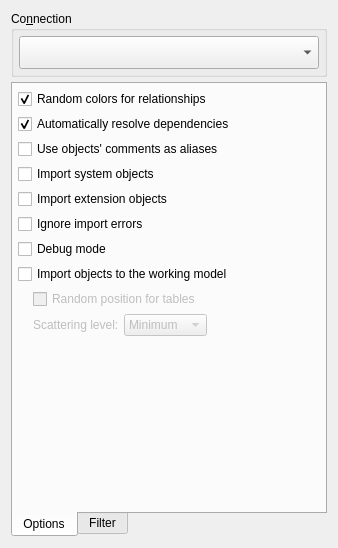
            <widget class="QWidget" name="layoutWidget">
             <layout class="QVBoxLayout" name="verticalLayout">
              <property name="spacing">
               <number>5</number>
              </property>
              <item>
               <widget class="QGroupBox" name="connection_gb">
                <property name="focusPolicy">
                 <enum>Qt::FocusPolicy::TabFocus</enum>
                </property>
                <property name="title">
                 <string>Co&amp;nnection</string>
                </property>
                <layout class="QHBoxLayout" name="horizontalLayout">
                 <property name="spacing">
                  <number>5</number>
                 </property>
                 <property name="leftMargin">
                  <number>5</number>
                 </property>
                 <property name="topMargin">
                  <number>5</number>
                 </property>
                 <property name="rightMargin">
                  <number>5</number>
                 </property>
                 <property name="bottomMargin">
                  <number>5</number>
                 </property>
                 <item>
                  <widget class="QComboBox" name="connections_cmb">
                   <property name="sizePolicy">
                    <sizepolicy hsizetype="Expanding" vsizetype="Fixed">
                     <horstretch>0</horstretch>
                     <verstretch>0</verstretch>
                    </sizepolicy>
                   </property>
                   <property name="sizeAdjustPolicy">
                    <enum>QComboBox::SizeAdjustPolicy::AdjustToMinimumContentsLengthWithIcon</enum>
                   </property>
                   <property name="iconSize">
                    <size>
                     <width>25</width>
                     <height>25</height>
                    </size>
                   </property>
                  </widget>
                 </item>
                </layout>
               </widget>
              </item>
              <item>
               <widget class="QTabWidget" name="options_tbw">
                <property name="sizePolicy">
                 <sizepolicy hsizetype="Preferred" vsizetype="Expanding">
                  <horstretch>0</horstretch>
                  <verstretch>0</verstretch>
                 </sizepolicy>
                </property>
                <property name="focusPolicy">
                 <enum>Qt::FocusPolicy::NoFocus</enum>
                </property>
                <property name="tabPosition">
                 <enum>QTabWidget::TabPosition::South</enum>
                </property>
                <property name="currentIndex">
                 <number>0</number>
                </property>
                <property name="iconSize">
                 <size>
                  <width>25</width>
                  <height>25</height>
                 </size>
                </property>
                <widget class="QWidget" name="options_pg">
                 <attribute name="title">
                  <string>Options</string>
                 </attribute>
                 <layout class="QGridLayout" name="gridLayout_2">
                  <property name="leftMargin">
                   <number>5</number>
                  </property>
                  <property name="topMargin">
                   <number>5</number>
                  </property>
                  <property name="rightMargin">
                   <number>5</number>
                  </property>
                  <property name="bottomMargin">
                   <number>5</number>
                  </property>
                  <property name="spacing">
                   <number>5</number>
                  </property>
                  <item row="5" column="0" colspan="5">
                   <widget class="QCheckBox" name="rand_rel_color_chk">
                    <property name="sizePolicy">
                     <sizepolicy hsizetype="Preferred" vsizetype="Fixed">
                      <horstretch>0</horstretch>
                      <verstretch>0</verstretch>
                     </sizepolicy>
                    </property>
                    <property name="toolTip">
                     <string>&lt;p&gt;Random colors will be assigned to imported relationships facilitating the identification of links between tables mainly in large models.&lt;/p&gt;</string>
                    </property>
                    <property name="statusTip">
                     <string/>
                    </property>
                    <property name="text">
                     <string>Random colors for relationships</string>
                    </property>
                    <property name="checked">
                     <bool>true</bool>
                    </property>
                   </widget>
                  </item>
                  <item row="11" column="0" colspan="5">
                   <widget class="QCheckBox" name="debug_mode_chk">
                    <property name="sizePolicy">
                     <sizepolicy hsizetype="Preferred" vsizetype="Fixed">
                      <horstretch>0</horstretch>
                      <verstretch>0</verstretch>
                     </sizepolicy>
                    </property>
                    <property name="toolTip">
                     <string>&lt;p&gt;All catalog queries and the created objects' source code are printed on the standard output (stdout) and the &lt;strong&gt;Debug&lt;/strong&gt; tab. This option prevents the automatic closing of the import dialog when the reverse engineering process finishes.&lt;/p&gt;</string>
                    </property>
                    <property name="statusTip">
                     <string/>
                    </property>
                    <property name="whatsThis">
                     <string/>
                    </property>
                    <property name="text">
                     <string>Debug mode</string>
                    </property>
                   </widget>
                  </item>
                  <item row="14" column="0" colspan="6">
                   <spacer name="verticalSpacer">
                    <property name="orientation">
                     <enum>Qt::Orientation::Vertical</enum>
                    </property>
                    <property name="sizeHint" stdset="0">
                     <size>
                      <width>302</width>
                      <height>168</height>
                     </size>
                    </property>
                   </spacer>
                  </item>
                  <item row="12" column="0">
                   <widget class="QCheckBox" name="import_to_model_chk">
                    <property name="sizePolicy">
                     <sizepolicy hsizetype="Preferred" vsizetype="Fixed">
                      <horstretch>0</horstretch>
                      <verstretch>0</verstretch>
                     </sizepolicy>
                    </property>
                    <property name="toolTip">
                     <string>&lt;p&gt;Create all imported objects in the current working model instead of creating a new one. This option implies in ignoring any import error.&lt;/p&gt;</string>
                    </property>
                    <property name="statusTip">
                     <string/>
                    </property>
                    <property name="text">
                     <string>Import objects to the working model</string>
                    </property>
                    <property name="checked">
                     <bool>false</bool>
                    </property>
                   </widget>
                  </item>
                  <item row="8" column="0" colspan="5">
                   <widget class="QCheckBox" name="import_sys_objs_chk">
                    <property name="sizePolicy">
                     <sizepolicy hsizetype="Preferred" vsizetype="Fixed">
                      <horstretch>0</horstretch>
                      <verstretch>0</verstretch>
                     </sizepolicy>
                    </property>
                    <property name="toolTip">
                     <string>&lt;p&gt;Enables the import of system built-in objects. It's recommend to select only those objects that are directly referenced by the ones to be imported. WARNING: Try to import a huge set of system objects can bloat the resultant model or even crash pgModeler due to memory/cpu overuse.&lt;/p&gt;</string>
                    </property>
                    <property name="statusTip">
                     <string/>
                    </property>
                    <property name="whatsThis">
                     <string/>
                    </property>
                    <property name="text">
                     <string>Import system objects</string>
                    </property>
                   </widget>
                  </item>
                  <item row="13" column="0" colspan="6">
                   <layout class="QVBoxLayout" name="verticalLayout_5">
                    <property name="spacing">
                     <number>5</number>
                    </property>
                    <property name="leftMargin">
                     <number>15</number>
                    </property>
                    <property name="bottomMargin">
                     <number>0</number>
                    </property>
                    <item>
                     <widget class="QCheckBox" name="rand_obj_pos_chk">
                      <property name="enabled">
                       <bool>false</bool>
                      </property>
                      <property name="toolTip">
                       <string>&lt;p&gt;When checked this option causes the imported tables to be placed in random positions without changing the positions of the objects previously existing on the model. If this option is unchecked, all tables will be placed at the position (0, 0).&lt;/p&gt;</string>
                      </property>
                      <property name="text">
                       <string>Random position for tables</string>
                      </property>
                     </widget>
                    </item>
                    <item>
                     <layout class="QHBoxLayout" name="horizontalLayout_5">
                      <property name="spacing">
                       <number>5</number>
                      </property>
                      <property name="leftMargin">
                       <number>0</number>
                      </property>
                      <property name="bottomMargin">
                       <number>0</number>
                      </property>
                      <item>
                       <widget class="QLabel" name="scattering_lvl_lbl">
                        <property name="enabled">
                         <bool>false</bool>
                        </property>
                        <property name="text">
                         <string>Scattering level:</string>
                        </property>
                       </widget>
                      </item>
                      <item>
                       <widget class="QComboBox" name="scattering_lvl_cmb">
                        <property name="enabled">
                         <bool>false</bool>
                        </property>
                        <property name="toolTip">
                         <string>&lt;p&gt;Determines the amount of space used to scatter the tables in the canvas increasing the distance between them.&lt;/p&gt;</string>
                        </property>
                        <property name="currentIndex">
                         <number>0</number>
                        </property>
                        <item>
                         <property name="text">
                          <string>Minimum</string>
                         </property>
                        </item>
                        <item>
                         <property name="text">
                          <string>Medium</string>
                         </property>
                        </item>
                        <item>
                         <property name="text">
                          <string>Maximum</string>
                         </property>
                        </item>
                       </widget>
                      </item>
                      <item>
                       <spacer name="horizontalSpacer_2">
                        <property name="orientation">
                         <enum>Qt::Orientation::Horizontal</enum>
                        </property>
                        <property name="sizeHint" stdset="0">
                         <size>
                          <width>40</width>
                          <height>20</height>
                         </size>
                        </property>
                       </spacer>
                      </item>
                     </layout>
                    </item>
                   </layout>
                  </item>
                  <item row="6" column="0" colspan="5">
                   <widget class="QCheckBox" name="resolve_deps_chk">
                    <property name="sizePolicy">
                     <sizepolicy hsizetype="Preferred" vsizetype="Fixed">
                      <horstretch>0</horstretch>
                      <verstretch>0</verstretch>
                     </sizepolicy>
                    </property>
                    <property name="toolTip">
                     <string>&lt;p&gt;Resolve some of the object's dependencies by querying the catalog when a needed object does not exists on the loaded set. In some cases it's necessary to combine this option with others below. This option does not applies to database level objects like role, tablespace and language as well for data types, extensions.&lt;/p&gt;</string>
                    </property>
                    <property name="statusTip">
                     <string/>
                    </property>
                    <property name="whatsThis">
                     <string/>
                    </property>
                    <property name="text">
                     <string>Automatically resolve dependencies</string>
                    </property>
                    <property name="checked">
                     <bool>true</bool>
                    </property>
                   </widget>
                  </item>
                  <item row="7" column="0">
                   <widget class="QCheckBox" name="comments_as_aliases_chk">
                    <property name="text">
                     <string>Use objects' comments as aliases</string>
                    </property>
                   </widget>
                  </item>
                  <item row="10" column="0" colspan="5">
                   <widget class="QCheckBox" name="ignore_errors_chk">
                    <property name="sizePolicy">
                     <sizepolicy hsizetype="Preferred" vsizetype="Fixed">
                      <horstretch>0</horstretch>
                      <verstretch>0</verstretch>
                     </sizepolicy>
                    </property>
                    <property name="toolTip">
                     <string>&lt;p&gt; pgModeler ignores import errors and will try to create as many as possible objects. By checking this option the import operation will not be aborted but an incomplete model will be constructed. This option generates a log file on pgModeler's temp directory.&lt;/p&gt;</string>
                    </property>
                    <property name="statusTip">
                     <string/>
                    </property>
                    <property name="whatsThis">
                     <string/>
                    </property>
                    <property name="text">
                     <string>Ignore import errors</string>
                    </property>
                   </widget>
                  </item>
                  <item row="9" column="0" colspan="5">
                   <widget class="QCheckBox" name="import_ext_objs_chk">
                    <property name="sizePolicy">
                     <sizepolicy hsizetype="Preferred" vsizetype="Fixed">
                      <horstretch>0</horstretch>
                      <verstretch>0</verstretch>
                     </sizepolicy>
                    </property>
                    <property name="toolTip">
                     <string>&lt;p&gt;Enables the import of objects created by extensions. Generally there is no need to check this option but if there are objects in the database that directly references this category of objects this mode must be enabled.&lt;/p&gt;</string>
                    </property>
                    <property name="statusTip">
                     <string/>
                    </property>
                    <property name="whatsThis">
                     <string/>
                    </property>
                    <property name="text">
                     <string>Import extension objects</string>
                    </property>
                   </widget>
                  </item>
                 </layout>
                </widget>
                <widget class="QWidget" name="tab">
                 <attribute name="title">
                  <string>Filter</string>
                 </attribute>
                </widget>
               </widget>
              </item>
             </layout>
            </widget>
